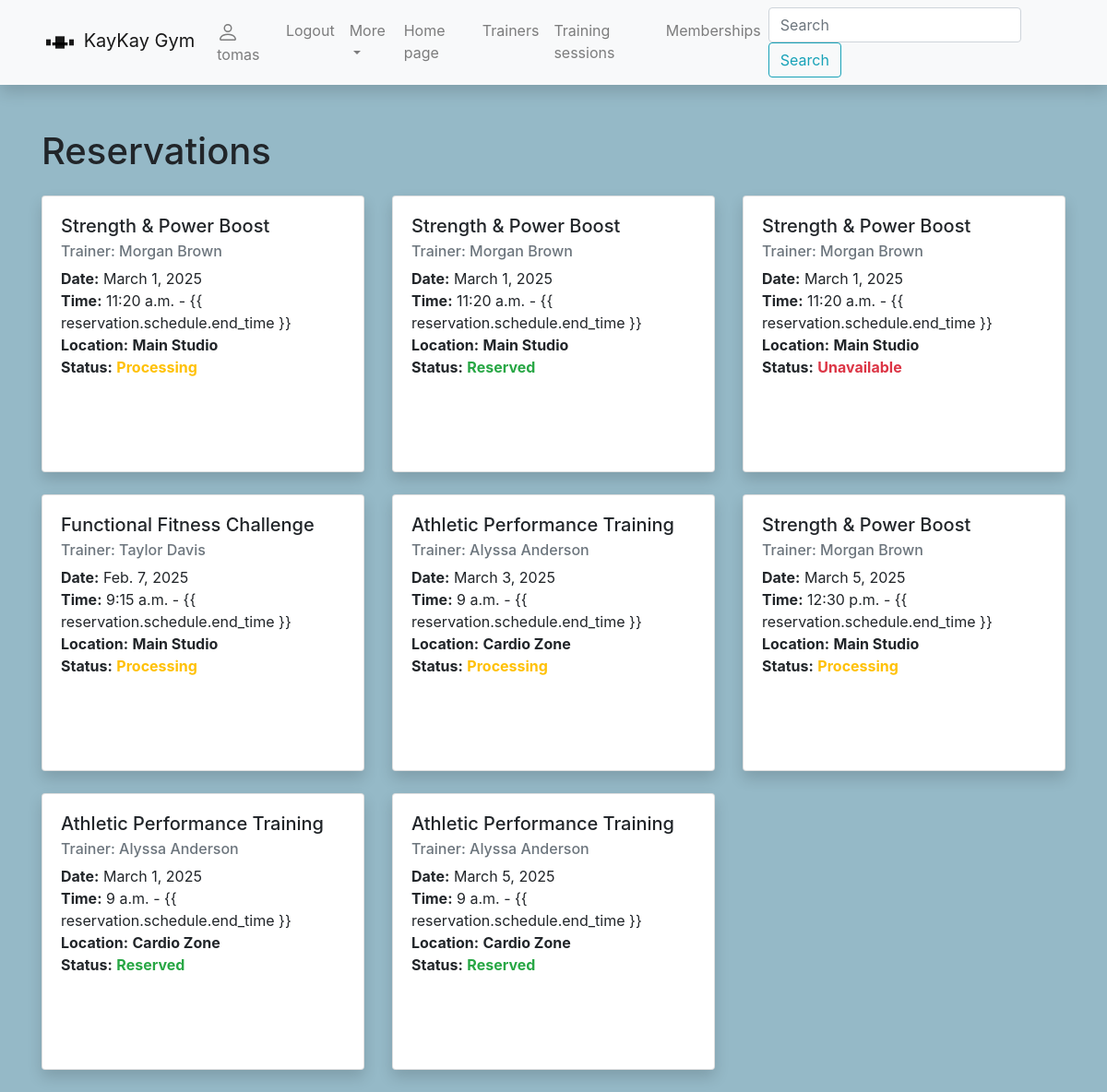
The app's page /gym/reservations/ (signed in) with its own data.
### gym/models.py (models this page shows, shortened)
class Reservation(models.Model):
    schedule = models.ForeignKey(Schedule, on_delete=SET_NULL, null=True, blank=True)
    user = models.ForeignKey(User, on_delete=models.CASCADE, related_name='reservations')
    RESERVATION_STATUS = (
        ('p', 'Processing'),
        ('r', 'Reserved'),
        ('e', 'Unavailable'),
    )
    rezervation_status = models.CharField('rezervation_status',
                                          max_length=1,
                                          choices=RESERVATION_STATUS,
                                          default='p',
                                          blank=True,
                                          help_text="Membership status"
                                          )

class Schedule(models.Model):
    max_capacity = models.PositiveIntegerField('Capacity', null=True, blank=True,
                                               help_text="Enter max capacity")
    date = models.DateField('date', help_text="Enter date", default=date.today)
    trainer = models.ForeignKey(Trainer, on_delete=SET_NULL, null=True, blank=True)
    training_session = models.ForeignKey(TrainingSession, on_delete=SET_NULL,
                                         null=True, blank=True, related_name='schedule')
    start_time = models.TimeField('Start time',
                                  help_text='Enter start time',
                                  default=get_current_time)
    end_time = models.TimeField('End time',
                                help_text='Enter End time',
                                default=get_current_time)
    LOCATION_NAME = (
        ('1', 'Main Studio'),
        ('2', 'Yoga Room'),
        ('3', 'Cardio Zone'),
        ('4', 'Outdoor Terrace'),
        ('5', 'Functional Training Area'),
    )
    location = models.CharField('Location',
                                max_length=1,
                                choices=LOCATION_NAME,
                                default='1',
                                blank=True,
                                help_text="Gym class locations"
                                )

class TrainingSession(models.Model):
    name = models.CharField('Name', max_length=50, help_text='Enter training sessions name')
    duration = models.DurationField(default="01:00:00", help_text="Default time is 1 hour")
    description = HTMLField()
    ts_cover = models.ImageField('training session cover',
                                 upload_to='covers/ts_covers',
                                 null=True,
                                 blank=True)

class Trainer(models.Model):
    first_name = models.CharField('Name', max_length=50, help_text='Enter your name')
    last_name = models.CharField('Surname', max_length=50, help_text='Enter your surname')
    email = models.CharField('Email', max_length=50, help_text="Enter email adress")
    specialization = models.CharField('Specialization', max_length=100, default='Specialization....')
    professional_history = HTMLField()
    cover = models.ImageField(upload_to='covers/trainer_covers', blank=True, null=True)
    def __str__(self):
        return f'{self.first_name} {self.last_name}'
    class Meta:
        ordering = ('last_name', 'first_name')

### gym/views.py (the view)
# urls.py: path('reservations/', views.ReservarsionsListView.as_view(), name='reservations-all'),
class ReservarsionsListView(generic.ListView):
    model = Reservation
    context_object_name = 'reservations'
    template_name = 'reservations.html'

### gym/templates/reservations.html
{% extends 'base.html' %}
{% block content %}
<h1 class="mb-4">Reservations</h1>
{% if user.reservations.all %}
<div class="row">
    {% for reservation in user.reservations.all %}
    <div class="col-md-4 mb-4">
        <div class="card h-100 shadow">
            <div class="card-body">
                <h5 class="card-title">{{ reservation.schedule.training_session.name }}</h5>
                <h6 class="card-subtitle mb-2 text-muted">Trainer: {{ reservation.schedule.trainer }}</h6>
                <p class="card-text">
                    <strong>Date:</strong> {{ reservation.schedule.date }}<br>
                    <strong>Time:</strong> {{ reservation.schedule.start_time }} - {{ reservation.schedule.end_time
                    }}<br>
                    <strong>Location:</strong>
                    <span class="font-weight-bold
                {% if reservation.schedule.location == '1' %}text-default
                {% elif reservation.schedule.location == '2' %}text-default
                {% elif reservation.schedule.location == '3' %}text-default
                {% elif reservation.schedule.location == '4' %}text-default
                {% elif reservation.schedule.location == '5' %}text-default
                {% else %}text-muted{% endif %}">
                {{ reservation.schedule.get_location_display }}
              </span>
                    <br>
                    <strong>Status:</strong>
                    <span class="font-weight-bold
                {% if reservation.rezervation_status == 'e' %}text-danger
                {% elif reservation.rezervation_status == 'r' %}text-success
                {% elif reservation.rezervation_status == 'p' %}text-warning
                {% else %}text-muted{% endif %}">
                {{ reservation.get_rezervation_status_display }}
              </span>
                </p>
            </div>
        </div>
    </div>
    {% endfor %}
</div>
{% else %}
<p>No reservations found.</p>
{% endif %}
{% endblock %}

### gym/templates/base.html (shortened to what this page needs)
<!DOCTYPE html>
<html lang="en">
<head>
    {% load static %}
    <link
            rel="stylesheet"
            href="https://stackpath.bootstrapcdn.com/bootstrap/4.1.3/css/bootstrap.min.css"
    />
    <link
            rel="stylesheet"
            href="https://cdnjs.cloudflare.com/ajax/libs/font-awesome/4.7.0/css/font-awesome.min.css"
    />
    <link rel="stylesheet" href="{% static 'css/styles.css' %}"/>
</head>
<body>
<nav
        class="navbar navbar-expand-lg navbar-light bg-light static-top mb-5 shadow"
>
    <div class="container">
        <a class="navbar-brand" href="{% url 'index' %}">
            <svg
                    class="bi bi-dumbbell"
                    width="2em"
                    height="2em"
                    viewBox="0 0 24 24"
                    fill="currentColor"
                    xmlns="http://www.w3.org/2000/svg">
                <path d="M3 10V14H6V10H3Z"/>
                <path d="M18 10V14H21V10H18Z"/>
                <path d="M7 12H17V14H7V12Z"/>
                <path d="M9 8H15V16H9V8Z"/>
            </svg>
            KayKay Gym</a
        >
        <div class="collapse navbar-collapse" id="navbarResponsive">
            <ul class="navbar-nav ml-auto">
                {% if user.is_authenticated %}
                <li class="nav-item">
                    <a class="nav-link" href="{% url 'user-profile' %}">
                        {{ user.username }}</a>
                </li>
                <li class="nav-item">
                    <a class="nav-link" href="{% url 'logout' %}">Logout</a>
                <li class="nav-item dropdown">
                    <a class="nav-link dropdown-toggle" href="#" id="navbarDropdown" role="button"
                       data-toggle="dropdown" aria-expanded="false">More
                    </a>
                </li>
                {% endif %}
                <li class="nav-item">
                    <a class="nav-link" href="{% url 'index' %}">Home page</a>
                </li>
                <li class="nav-item">
                    <a class="nav-link" href="{% url 'trainers-all' %}">Trainers</a>
                </li>
                <li class="nav-item">
                    <a class="nav-link" href="{% url 'trainingsessions-all' %}">Training sessions</a>
                </li>
                <li class="nav-item">
                    <a class="nav-link" href="{% url 'displaymemberships-all' %}">Memberships</a>
                </li>
            </ul>
            <form
                    class="form-inline my-2 my-lg-0"
                    action="{% url 'search' %}"
                    method="get"
            >
                <input
                        class="form-control mr-sm-2"
                        type="search"
                        placeholder="Search"
                        aria-label="Search"
                        name="search_text"
                />
                <button class="btn btn-outline-info my-2 my-sm-0" type="submit">
                    Search
                </button>
            </form>
        </div>
    </div>
</nav>
<div class="container">{% block content %}{% endblock %}</div>
</body>
</html>

### gym/static/css/styles.css (style rules this page uses)
body { background-color: #95B9C7; }
.card { min-height: 300px; width: 100%; }
.card-body { height: 75%; }

### records on screen
Reservation: schedule.training_session.name "Strength & Power Boost", schedule.trainer "Morgan Brown", schedule "March 1, 2025", schedule.start_time "11:20 a.m.", schedule.location "Main Studio", rezervation_status "Processing"
Reservation: schedule.training_session.name "Strength & Power Boost", schedule.trainer "Morgan Brown", schedule "March 1, 2025", schedule.start_time "11:20 a.m.", schedule.location "Main Studio", rezervation_status "Reserved"
Reservation: schedule.training_session.name "Strength & Power Boost", schedule.trainer "Morgan Brown", schedule "March 1, 2025", schedule.start_time "11:20 a.m.", schedule.location "Main Studio", rezervation_status "Unavailable"
Reservation: schedule.training_session.name "Functional Fitness Challenge", schedule.trainer "Taylor Davis", schedule "Feb. 7, 2025", schedule.start_time "9:15 a.m.", schedule.location "Main Studio", rezervation_status "Processing"
Reservation: schedule.training_session.name "Athletic Performance Training", schedule.trainer "Alyssa Anderson", schedule "March 3, 2025", schedule.start_time "9 a.m.", schedule.location "Cardio Zone", rezervation_status "Processing"
Reservation: schedule.training_session.name "Strength & Power Boost", schedule.trainer "Morgan Brown", schedule "March 5, 2025", schedule.start_time "12:30 p.m.", schedule.location "Main Studio", rezervation_status "Processing"
Reservation: schedule.training_session.name "Athletic Performance Training", schedule.trainer "Alyssa Anderson", schedule "March 1, 2025", schedule.start_time "9 a.m.", schedule.location "Cardio Zone", rezervation_status "Reserved"
Reservation: schedule.training_session.name "Athletic Performance Training", schedule.trainer "Alyssa Anderson", schedule "March 5, 2025", schedule.start_time "9 a.m.", schedule.location "Cardio Zone", rezervation_status "Reserved"

### other values on screen
{{ user.username }} "tomas"
